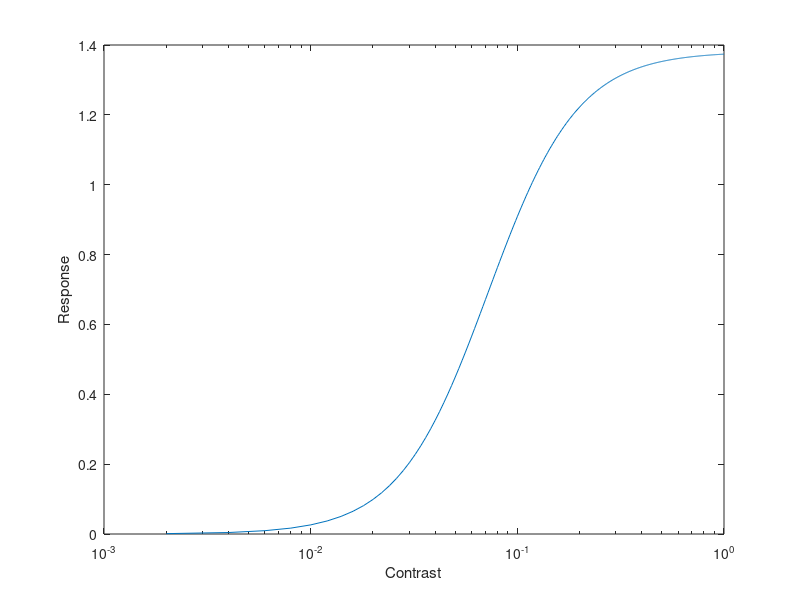

MATLAB code to generate this figure: (Note: this script raises an error after producing the figure.)
function simulateContrastInvariance
% parameters for the simple cell
meshsize = 64;
sfPref = 4;
orientationPref = 90;
c50 = .1;

% make a simple with normalization
s = simpleCellWithNormalization(meshsize, orientationPref, sfPref, c50);

% init response array
r = [];

% make a grating that has the preferred orientation and spatial frequency
% of the model cell
stimulus = makeGrating(s.x, s.y, orientationPref, 0, sfPref);

% loop over contrasts
nContrasts = 500;
contrasts = linspace(0,1,nContrasts);
for iContrast = 1:nContrasts
    r(iContrast) = computeSimpleCellWithNormalizationResponse(s, contrasts(iContrast)*stimulus);
end

% plot
figure;
semilogx(contrasts,r);
xlabel('Contrast');
ylabel('Response');


% contrast-invariant orientation tuning
% init response array
nContrasts = 3;
nOrientations = 180;
r = zeros(nContrasts,nOrientations);

% loop over contrasts
contrasts = [0.02 0.04 0.06];
for iContrast = 1:nContrasts
    % loop over orientations
    orientations = 1:1:180;
    for orientation = orientations
        % make a grating of the appropirate orientation
        stimulus = makeGrating(s.x, s.y, orientation, 0, sfPref);
        
        % compute simple cell with normalization response
        r(iContrast,orientation) = computeSimpleCellWithNormalizationResponse(s, contrasts(iContrast) * stimulus);
        
    end
end

colors = brewermap(7, 'BuPu');
figure;
plot(r(1,:),'Color',colors(3,:), 'LineWidth',3);
hold on;
plot(r(2,:),'Color',colors(5,:), 'LineWidth',3);
plot(r(3,:),'Color',colors(7,:), 'LineWidth',3);
xlabel('Orientation (deg)');
ylabel('Neural Response (spikes/sec)');

 % contrast orientation tuning without normalization
 r2 = zeros(nContrasts,nOrientations);

 % loop over contrasts
 for iContrast = 1:nContrasts
     % loop over orientations
     orientations = 1:1:180;
     for orientation = orientations
         % make a grating of the appropirate orientation
         stimulus = makeGrating(s.x, s.y, orientation, 0, sfPref);
         % compute simple cell without normalization response
         r2(iContrast, orientation) = computeSimpleCellWithoutNormalizationResponse(s, contrasts(iContrast)*stimulus);
     end
 end
 
 figure;
 plot(r2(1,:),'Color',colors(3,:), 'LineWidth',3);
hold on;
plot(r2(2,:),'Color',colors(5,:), 'LineWidth',3);
plot(r2(3,:),'Color',colors(7,:), 'LineWidth',3);
xlabel('Orientation (deg)');
ylabel('Neural Response (spikes/sec)');


keyboard

function [x,y,extents] = getMeshPoints(nPoints)
x = linspace(-1,1,nPoints);
y = linspace(-1,1,nPoints);
extents = [min(x), max(x), min(y), max(y)];
[x,y] = meshgrid(x,y);

function gaussian = makeGaussian(x,y,sigma)
gaussian = exp(-(x.^2+y.^2)/(2*sigma^2));

function grating = makeGrating(x,y, orientation, spatialPhase, spatialFrequency)
% we wil convert orientation and spatialPhase into radians
orientation = pi*orientation/180;
spatialPhase = pi*spatialPhase/180;
% we need to convert spatial frequency into cycles/image
% remember that we made the extents in getMeshPoints
% to go from -1 to 1, so we want that to go from -pi to pi
spatialFrequency = spatialFrequency * pi;

% make the grating
grating = cos(spatialFrequency*(x.*cos(orientation)+y.*sin(orientation))+spatialPhase);

function simple = simpleCell(meshsize, orientationPreference, spatialPhase, spatialFrequencyPreference, exponent)
simple.meshsize = meshsize;

[simple.x, simple.y, simple.extents] = getMeshPoints(meshsize);

% compute the grating needed
grating = makeGrating(simple.x, simple.y, orientationPreference, spatialPhase, spatialFrequencyPreference);

% compute the gaussian (we fix the size here, but of course that could be a
% passed in parameter
gaussian = makeGaussian(simple.x, simple.y, 0.2);

% now we can make the garbor receptive field
simple.linearRF = grating .* gaussian;

%the exponent is just something we store
simple.exponent = exponent;

function response = computeSimpleCellResponse(simple, stimulus)
%  well, the first step is to apply the linear receptive field
%  which means to take the dot product of the linear receptive field
%  and the stimulus. Note, I don't understand what numpy's dot product
%  does in 2D - so maybe there is a better way to write this. Instead
%  I'm going to go really basic here. Take the element-wise multiplication
%  of stimulus and RF and then add that all up together
response = simple.linearRF .* stimulus;
response = sum(response);

% since the units of the output are aribtrary, let's
% make them a bit more intepretable where 1 would be the
% maximum possible reponse of the RF with it's most preferred
% stimulus. What is the most preferred stimulus, well the one
% that exactly matches the RF!
maxResponse = simple.linearRF .* simple.linearRF;
maxResponse = sum(maxResponse);

% now normalize by this max response
response = response / maxResponse;

% now we apply a threshold
if response < 0
    response = 0;
end

% and apply the static non-linearity
response = response^simple.exponent;

function simpleNorm = simpleCellWithNormalization(meshsize,orientationPreference, spatialFrequencyPreference, c50)
simpleNorm.meshsize = meshsize;
[simpleNorm.x, simpleNorm.y, simpleNorm.extents] = getMeshPoints(meshsize);

% create the simple cell receptive field - note that we are leaving out the exponent
% because we are going to compute that ourselves (i.e. setting exponent to 1)
simpleNorm.rf = simpleCell(meshsize,orientationPreference,0,spatialFrequencyPreference,1);

% now create simple cells for the normalization pool
simpleNorm.nNormPool = 12;
% simpleNorm.normPool = [];
for i = 1:simpleNorm.nNormPool
    % get an orientation preference
    normOrientationPreference = i*360/simpleNorm.nNormPool;
    % create the appropriate simple cell
    simpleNorm.normPool(i) = simpleCell(meshsize,normOrientationPreference,0,spatialFrequencyPreference,1);
end

% here, just trying to set the range of the norm pool similarly to the simple cell response
% maximum resonse of 1 for the best possible stimulus, so to do that, we use the same trick we have done
% with a simple cell. We compute the best possible stimulus for one of the
% filters (it's matched stimulus) and then hit all the other receptive fields
% with the same stimulus and see what the summed response is. This summed
% value should be the highest possible response you can get with the norm
% pool. nb I'm not quite sure I have all of this right. It is possible
% for the stimulus to give a larger response than the maxResponse - i.e. if you take the
% preferred stimulus and up the contrast. I think the most important thing is just
% that the response from the normalization pool is similar to the linear receptive field
% as a function of the contrast, so that this behaves like the naka-rushton eqution
% (i.e. if the normpool grows 10 times as fast as a function of contrast then the
% linear receptive fields, it wouldn't be implementing c^2 / c50^2 +c^2), but would
% be implementing c^2 / c50^2 to (10c)^2 . M
% maxResponse = [];
for i = 1:simpleNorm.nNormPool
    maxResponse(i) = computeSimpleCellResponse(simpleNorm.normPool(i), simpleNorm.normPool(1).linearRF);
end
simpleNorm.normPoolMaxResponse = sum(maxResponse);

% keep the c50 value
simpleNorm.c50 = c50;

% set the exponent to be 2
simpleNorm.exponent = 2;


function response = computeSimpleCellWithNormalizationResponse(s, stimulus)
% compute response to central receptive field
rfResponse = computeSimpleCellResponse(s.rf, stimulus);

% compute normalization pool response
normPoolResponse = [];
for i = 1:s.nNormPool
    normPoolResponse(i) = computeSimpleCellResponse(s.normPool(i), stimulus);
end

% sum the norm pool
normPoolResponse = sum(normPoolResponse);

% and divide by the maximum response - just to get the output of the
% normalization pool into the same range as the linear receptive field
% see note above
normPoolResponse = normPoolResponse / s.normPoolMaxResponse;

% compute normalized response - there it is - the Naka-Rushton equation that
% makes this whole thing work!
response = rfResponse.^s.exponent./(s.c50.^s.exponent + normPoolResponse.^s.exponent);

function response = computeSimpleCellWithoutNormalizationResponse(s, stimulus)
% compute response to central receptive field
rfResponse = computeSimpleCellResponse(s.rf, stimulus);

% compute response which just maxes out at some maximum
responseMax = 0.05;
if rfResponse > responseMax
    response = responseMax;
else
    response = rfResponse;
end





